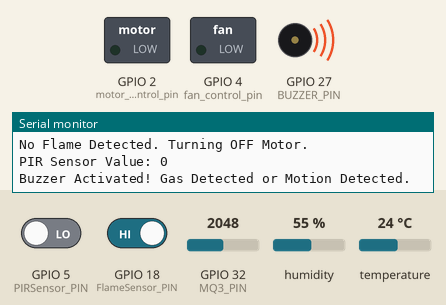
The sketch below on a simulated ESP32. Shown: switched loads named in the sketch (green lamp = pin HIGH), buzzer (waves = sounding, pin HIGH), the last lines printed to the serial monitor. Inputs (shaded band) come from the test bench; at power-on: temperature 24 °C, GPIO 32 (MQ3_PIN) = 2048, GPIO 18 (FlameSensor_PIN) HIGH, GPIO 5 (PIRSensor_PIN) LOW, humidity 55 %. WiFi joins after 1.5 s; servers stay silent unless stated.

Above: at 3.0 s.
3.1 s: temperature set to 29 °C
6.0 s: temperature set to 32 °C
At 6.5 s:
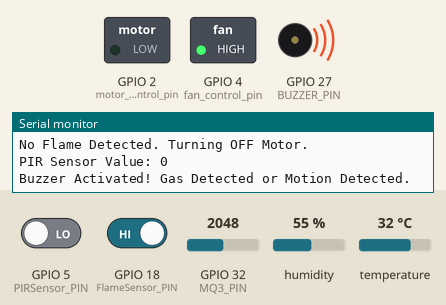
8.9 s: GPIO 32 (MQ3_PIN) set to 745
12.0 s: GPIO 32 (MQ3_PIN) set to 631
At 14.1 s:
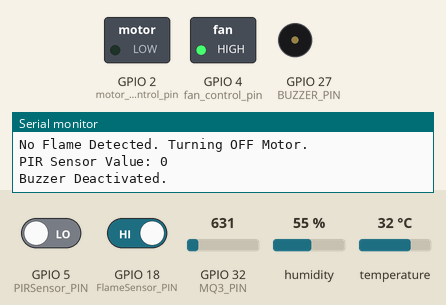
14.9 s: GPIO 18 (FlameSensor_PIN) driven LOW
At 15.7 s:
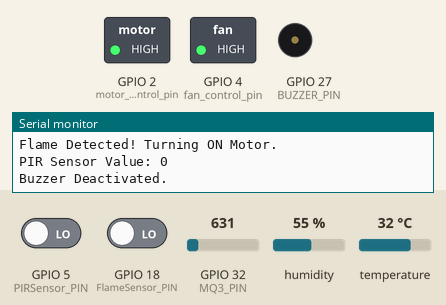
17.8 s: GPIO 5 (PIRSensor_PIN) driven HIGH
At 20.0 s:
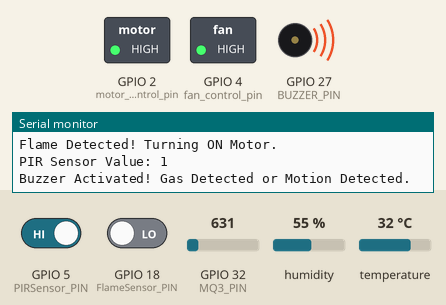
Timing chart, 0 to 21.5 s (numbered marks = the images above; inputs shaded):
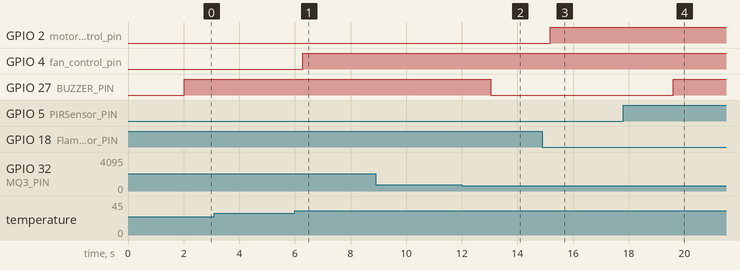

Measured:
- the behaviour switches between 30 and 31 °C on temperature (found by bisection; images 0 and 1)
- the behaviour switches between 701 and 700 on GPIO 32 (MQ3_PIN) (found by bisection; images 1 and 2)
- after the input at 6.0 s, GPIO 4 (fan_control_pin): LOW → HIGH after 0.28 s
- after the input at 12.0 s, GPIO 27 (BUZZER_PIN): HIGH → LOW after 1.0 s
- after the input at 14.9 s, GPIO 2 (motor_control_pin): LOW → HIGH after 0.28 s
- after the input at 17.8 s, GPIO 27 (BUZZER_PIN): LOW → HIGH after 1.8 s

The sketch:

IOTIndustryProtection.ino
```cpp
#define BLYNK_TEMPLATE_NAME "IOT Industry Protection"
#define BLYNK_AUTH_TOKEN "cjqo_H-8rsPIhhq7uGPc7c4VCTryeeSR"
#define BLYNK_TEMPLATE_ID "TMPL3qgnOgDIU"

#include <DHT.h>
#include <WiFi.h>
#include <BlynkSimpleEsp32.h>

#define DHT11_PIN 21
#define MQ3_PIN 32
#define FlameSensor_PIN 18
#define PIRSensor_PIN 5
#define BUZZER_PIN 27
#define motor_control_pin 2
#define fan_control_pin 4

// Initialize DHT11 Sensor
DHT dht11(DHT11_PIN, DHT11);

char auth[] = "cjqo_H-8rsPIhhq7uGPc7c4VCTryeeSR";
char ssid[] = "vivo Y22";
char pass[] = "abcxyz123";

// Blynk Virtual Pins
#define V1_TEMP_LABEL V1
#define V2_HUMI_LABEL V2
#define V3_TEMP_LED V3
#define V4_FLAME_LED V4
#define V5_GAS_LED V5
#define V6_PIR_LED V6
#define V7_FAN_BUTTON V7
#define V8_MOTOR_BUTTON V8

void setup() {
  Serial.begin(9600);
  dht11.begin();
  pinMode(MQ3_PIN, INPUT);
  pinMode(FlameSensor_PIN, INPUT);
  pinMode(PIRSensor_PIN, INPUT);
  pinMode(BUZZER_PIN, OUTPUT);
  pinMode(motor_control_pin, OUTPUT);
  pinMode(fan_control_pin, OUTPUT);

  digitalWrite(motor_control_pin, 0);
  digitalWrite(fan_control_pin, 0);

  Blynk.begin(auth, ssid, pass);

  Serial.println("Setup Complete. Starting Loop...");
}

void loop() {
  Blynk.run();

  // Read Data from DHT11
  float humi = dht11.readHumidity();
  float tempC = dht11.readTemperature();

  if (!isnan(tempC) && !isnan(humi)) {
    Serial.printf("DHT11 - Temperature: %.1f°C, Humidity: %.1f%%\n", tempC, humi);
    Blynk.virtualWrite(V1_TEMP_LABEL, tempC);
    Blynk.virtualWrite(V2_HUMI_LABEL, humi);

    if (tempC > 30.0) {
      Serial.println("High Temperature Detected. Turning ON Fan.");
      Blynk.virtualWrite(V3_TEMP_LED, 1); // Turn ON temperature LED
      digitalWrite(fan_control_pin, 1);
    } else {
      Serial.println("Temperature Normal. Turning OFF Fan.");
      Blynk.virtualWrite(V3_TEMP_LED, 0); // Turn OFF temperature LED
      digitalWrite(fan_control_pin, 0);
    }
  } else {
    Serial.println("Failed to read from DHT11 sensor!");
  }

  // Read MQ3 Sensor Value
  int MQ3_value = analogRead(MQ3_PIN);
  Serial.printf("MQ3 Sensor Value: %d\n", MQ3_value);
  Blynk.virtualWrite(V5_GAS_LED, MQ3_value > 400 ? 1 : 0);

  // Read Flame Sensor Value
  int FlameSensor_value = digitalRead(FlameSensor_PIN);
  Serial.printf("Flame Sensor Value: %d\n", FlameSensor_value);
  Blynk.virtualWrite(V4_FLAME_LED, FlameSensor_value == LOW ?1 : 0);

  if (FlameSensor_value == LOW) {
    Serial.println("Flame Detected! Turning ON Motor.");
    digitalWrite(motor_control_pin, 1);
  } else {
    Serial.println("No Flame Detected. Turning OFF Motor.");
    digitalWrite(motor_control_pin, 0);
  }

  // Read PIR Sensor Value
  int PIRSensor_value = digitalRead(PIRSensor_PIN);
  Serial.printf("PIR Sensor Value: %d\n", PIRSensor_value);
  Blynk.virtualWrite(V6_PIR_LED, PIRSensor_value == HIGH ? 1 : 0);

  // Buzzer Control
  if (MQ3_value > 700 || PIRSensor_value == HIGH) {
    Serial.println("Buzzer Activated! Gas Detected or Motion Detected.");
    digitalWrite(BUZZER_PIN, HIGH); // Turn buzzer ON
  } else {
    Serial.println("Buzzer Deactivated.");
    digitalWrite(BUZZER_PIN, LOW); // Turn buzzer OFF
  }

  delay(2000);
}

// Blynk Button Control for Fan
// BLYNK_WRITE(V7_FAN_BUTTON) {
//   int fan_state = param.asInt(); // Get button value (0 or 1)
//   Serial.printf("Fan Button Pressed: %d\n", fan_state);
//   digitalWrite(fan_control_pin, fan_state);
// }

// // Blynk Button Control for Motor
// BLYNK_WRITE(V8_MOTOR_BUTTON) {
//   int motor_state = param.asInt(); // Get button value (0 or 1)
//   Serial.printf("Motor Button Pressed: %d\n", motor_state);
//   digitalWrite(motor_control_pin, motor_state);
// }
```
